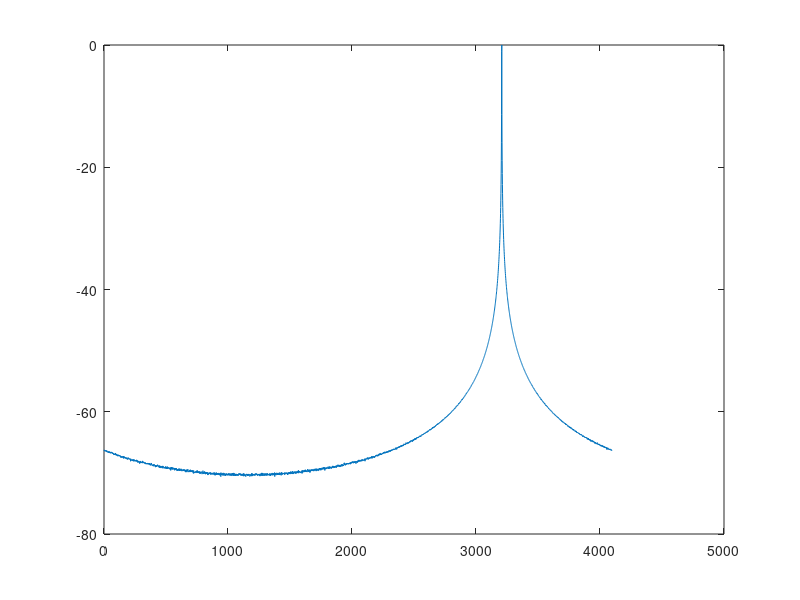

Source code (MATLAB):
N  = 1024*4;
n  = 1:N; %time series
A  = 2^11;   %test signal amplitude
fs = 64e6;  %sample rate
fd = 50.1024e6;  %test signal frequency
f  = fd/fs; %normalized frequency
fddc = -14.0e6; %ddc frequency
f2 = fddc/fs; %normalized ddc frequency

w_var = .00025;                %noise variance
w = w_var*randn(1,N);      %noise vector
sig = A*e.^(j*(2*pi*n*f) + w); %test signal
%sig = fixed(20,0,sig);
ddc = e.^-j*(2*pi*n*f2);
%ddc = fixed(24,0,ddc);
sig_ddc = sig.*ddc;

%sig_ddc = fixed(32,0,sig_ddc);
%i_ddc = cos(2*pi*n*f2);
%q_ddc = -sin(2*pi*n*f2);
%i_sig = sig.*i_ddc;
%q_sig = sig.*q_ddc;
%hold off;
%clf;
% plot(i_sig,'r'); 
% hold on;
% plot(q_sig,'b');
% rxx = zeros(1,n);
% for k=1:N
%   rx_temp = 0;
%   for l=1:N-k
%     rx_temp = rx_temp + i_sig(k)*q_sig(l);
%   end
%   rxx(k) = rx_temp;
% end

fftx = fft(sig_ddc,N);
px = fftx .* conj(fftx);
ppx = 10*log10(px/max(px));
plot(ppx);
%plot(rxx);